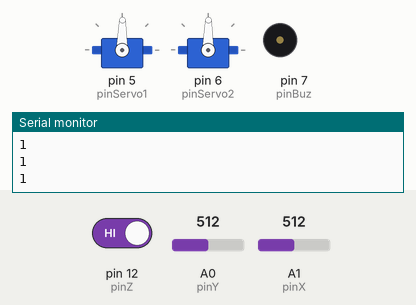
Simulated run of this sketch. Board: Arduino Uno, built with avr-gcc and run on an emulated ATmega328P. Shown: 2 × servo, buzzer (waves = sounding, pin HIGH), the last lines printed to the serial monitor. Inputs (shaded band) come from the test bench; at power-on: A0 (pinY) = 512, A1 (pinX) = 512, pin 12 (pinZ) HIGH.

Above: at 1.2 s.
1.3 s: A0 (pinY) set to 716
At 1.6 s:
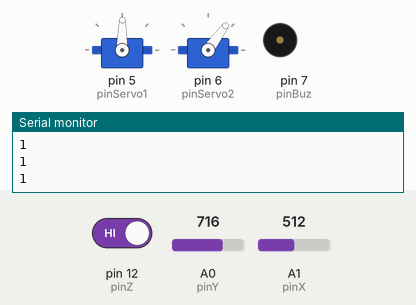
2.8 s: A1 (pinX) set to 716
At 4.0 s:
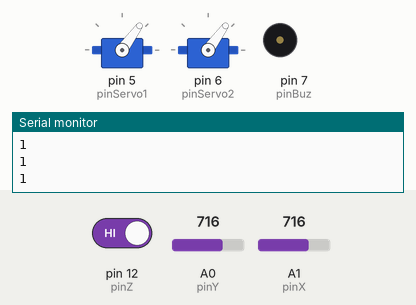
4.3 s: pin 12 (pinZ) driven LOW
At 5.5 s:
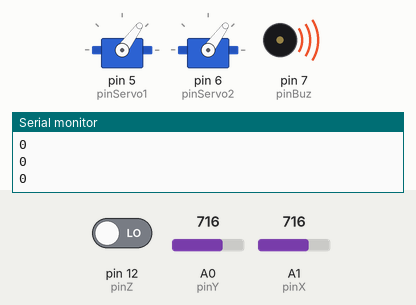
5.8 s: A0 (pinY) set to 900
At 7.0 s:
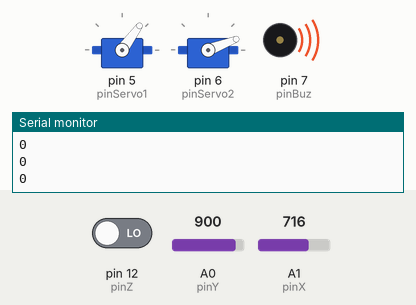
7.3 s: A1 (pinX) set to 900
At 8.5 s:
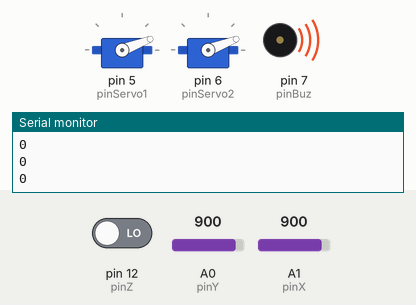
8.8 s: pin 12 (pinZ) driven HIGH
At 10.1 s:
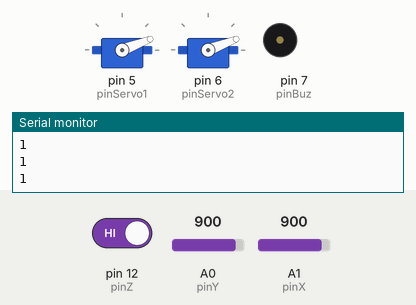
Timing chart, 0 to 11.3 s (numbered marks = the images above; inputs shaded):
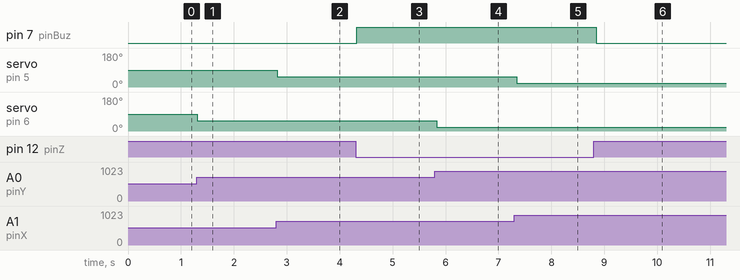

The sketch:

prog_33.ino
```cpp
#include <Servo.h>

const byte pinServo1 = 5;
const byte pinServo2 = 6;
const byte pinX = A1;
const byte pinY = A0;
const byte pinZ = 12;
const byte pinBuz = 7;

Servo servo1;
Servo servo2;
byte angleServo1;
byte angleServo2;
int valX;
int valY;
int valZ;


void setup() {
	Serial.begin(9600);
	servo1.attach(pinServo1);
	servo2.attach(pinServo2);
	servo1.write(0);
	servo2.write(90);
	pinMode(pinBuz, OUTPUT);
}

void loop() {
	valX = analogRead(pinX);
	valY = analogRead(pinY);
	valZ = digitalRead(pinZ);
	angleServo1 = (int)(valX * -180.0 / 1023.0 + 180.0);
	angleServo2 = (int)(valY * -180.0 / 1023.0 + 180.0);
	servo1.write(angleServo1);
	servo2.write(angleServo2);
	if (valZ == 0) {
		digitalWrite(pinBuz, HIGH);
	} else {
		digitalWrite(pinBuz, LOW);
	}
	Serial.println(valZ);
	delay(100);
}
```

Measured:
- after the input at 1.3 s, servo on pin 6 (pinServo2): 89° → 54° at once
- after the input at 2.8 s, servo on pin 5 (pinServo1): 89° → 54° at once
- after the input at 4.3 s, pin 7 (pinBuz): LOW → HIGH at once
- after the input at 5.8 s, servo on pin 6 (pinServo2): 54° → 21° at once
- after the input at 7.3 s, servo on pin 5 (pinServo1): 54° → 21° at once
- after the input at 8.8 s, pin 7 (pinBuz): HIGH → LOW after 0.05 s
